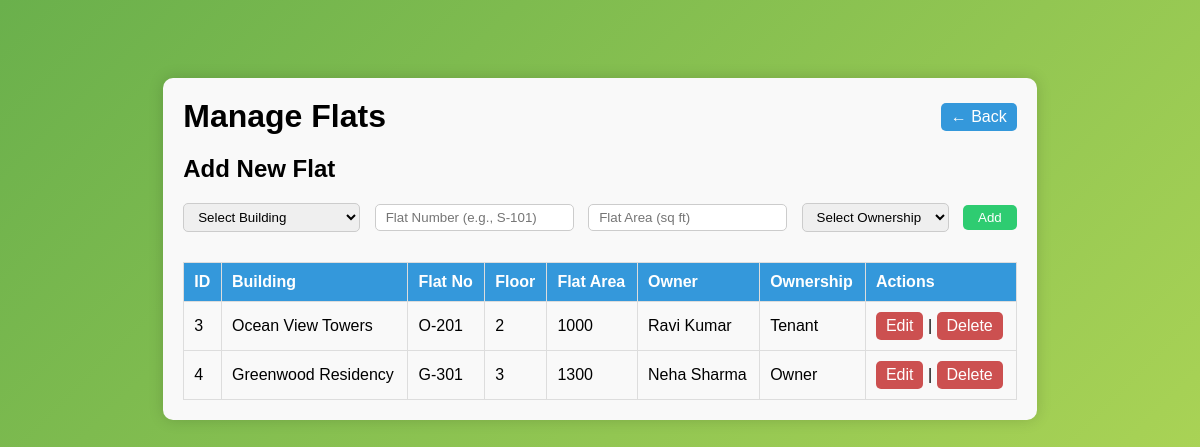
Page /users/admin/manage_flats.php (signed in) on the committed database.
### tables this page shows
CREATE TABLE IF NOT EXISTS `flat_details` (
  `flat_id` int NOT NULL AUTO_INCREMENT,
  `building_id` int DEFAULT NULL,
  `flat_no` varchar(10) NOT NULL,
  `flat_area` float DEFAULT NULL,
  `ownership_status` enum('Owner','Tenant') DEFAULT NULL,
  PRIMARY KEY (`flat_id`),
  UNIQUE KEY `flat_no` (`flat_no`),
  KEY `building_id` (`building_id`)
);

CREATE TABLE IF NOT EXISTS `building_table` (
  `building_id` int NOT NULL AUTO_INCREMENT,
  `building_name` varchar(100) NOT NULL,
  `address` varchar(255) NOT NULL,
  `total_flats` int NOT NULL,
  PRIMARY KEY (`building_id`)
);

CREATE TABLE IF NOT EXISTS `resident_details` (
  `resident_id` int NOT NULL AUTO_INCREMENT,
  `flat_id` int DEFAULT NULL,
  `name` varchar(100) DEFAULT NULL,
  `phone_no` varchar(15) DEFAULT NULL,
  `email` varchar(100) DEFAULT NULL,
  `username` varchar(50) DEFAULT NULL,
  `password` varchar(255) DEFAULT NULL,
  `role` enum('Admin','Supervisor','Resident') DEFAULT NULL,
  PRIMARY KEY (`resident_id`),
  KEY `flat_id` (`flat_id`)
);

### users/admin/manage_flats.php (the view, shortened to what this page needs)
<?php
require('../../utils/db_conn.php');
$edit_id = isset($_GET['edit_id']) ? (int)$_GET['edit_id'] : 0;
function get_owner($conn, $flat_id)
{
    $res = mysqli_query($conn, "SELECT name FROM resident_details WHERE flat_id='$flat_id' ORDER BY resident_id ASC LIMIT 1");
    if ($r = mysqli_fetch_assoc($res))
    {
        return $r['name'];
    }
    return '';
}
function get_floor($flat_no)
{
    if (preg_match('/\d{3,}/', $flat_no, $matches))
    {
        $num = intval($matches[0]);
        return intval(floor(($num % 1000) / 100));
    }
    return '-';
}
?>
<!DOCTYPE html>
<html lang="en">
<head>
    <link rel="stylesheet" href="../../css/style_manage_flats.css">
</head>
<body>
<div class="dashboard-container">
    <div class="header">
        <h1>Manage Flats</h1>
        <a href="admin.php" class="back-btn">← Back</a>
    </div>
    <div class="add-building">
        <h2>Add New Flat</h2>
        <form method="post" action="">
            <select name="building_id" required>
                <option value="">Select Building</option>
            </select>
            <input type="text" name="flat_no" placeholder="Flat Number (e.g., S-101)" required>
            <input type="number" name="flat_area" placeholder="Flat Area (sq ft)" required>
            <select name="ownership_status" required>
                <option value="">Select Ownership</option>
            </select>
            <button type="submit" name="add_flat">Add</button>
        </form>
    </div>
    <div class="table-container">
        <table>
            <tr>
                <th>ID</th>
                <th>Building</th>
                <th>Flat No</th>
                <th>Floor</th>
                <th>Flat Area</th>
                <th>Owner</th>
                <th>Ownership</th>
                <th>Actions</th>
            </tr>
            <?php
            $query = "SELECT f.*, b.building_name FROM flat_details f
                      LEFT JOIN building_table b ON f.building_id = b.building_id
                      WHERE f.flat_id NOT IN (1,2)
                      ORDER BY f.flat_id ASC";
            $result = mysqli_query($conn, $query);
            if (mysqli_num_rows($result) > 0)
            {
                while ($row = mysqli_fetch_assoc($result))
                {
                    $floor = get_floor($row['flat_no']);
                    $owner = get_owner($conn, $row['flat_id']);
                    if ($edit_id === (int)$row['flat_id'])
                    {
                        echo "<tr>
                            <form method='post' action=''>
                            <td>{$row['flat_id']}<input type='hidden' name='flat_id' value='{$row['flat_id']}'></td>
                            <td>
                                <select name='building_id' required>";
                                    $bldgs2 = mysqli_query($conn, "SELECT * FROM building_table ORDER BY building_name ASC");
                                    while ($b = mysqli_fetch_assoc($bldgs2))
                                    {
                                        $sel = ($b['building_id'] == $row['building_id']) ? 'selected' : '';
                                        echo "<option value='{$b['building_id']}' $sel>{$b['building_name']}</option>";
                                    }
                        echo "</select></td>
                            <td><input type='text' name='flat_no' value='".htmlspecialchars($row['flat_no'])."' required></td>
                            <td>{$floor}</td>
                            <td><input type='number' name='flat_area' value='".htmlspecialchars($row['flat_area'])."' required></td>
                            <td>{$owner}</td>
                            <td>
                                <select name='ownership_status' required>
                                    <option value='Owner' ".($row['ownership_status']=='Owner'?'selected':'').">Owner</option>
                                    <option value='Tenant' ".($row['ownership_status']=='Tenant'?'selected':'').">Tenant</option>
                                </select>
                            </td>
                            <td>
                                <button type='submit' name='update_flat'>Update</button> |
                                <a href='manage_flats.php'>Cancel</a>
                            </td>
                            </form>
                        </tr>";
                    }
                    else
                    {
                        echo "<tr>
                            <td>{$row['flat_id']}</td>
                            <td>{$row['building_name']}</td>
                            <td>{$row['flat_no']}</td>
                            <td>{$floor}</td>
                            <td>{$row['flat_area']}</td>
                            <td>{$owner}</td>
                            <td>{$row['ownership_status']}</td>
                            <td>
                                <a href='manage_flats.php?edit_id={$row['flat_id']}'>Edit</a> |
                                <a href='manage_flats.php?delete_id={$row['flat_id']}' onclick=\"return confirm('Are you sure you want to delete this flat?')\">Delete</a>
                            </td>
                        </tr>";
                    }
                }
            }
            else
            {
                echo "<tr><td colspan='8'>No flats found.</td></tr>";
            }
            ?>
        </table>
    </div>
</div>
</body>
</html>

### css/style_manage_flats.css (style rules this page uses)
body { background: linear-gradient(135deg, #6ab04c, #badc58); display: flex; justify-content: center; align-items: flex-start; min-height: 100vh; padding: 40px 0; font-family: Arial, sans-serif; }
.dashboard-container { max-width: 1000px; margin: 30px auto; padding: 20px; background: #f9f9f9; border-radius: 10px; box-shadow: 0 0 15px rgba(0,0,0,0.15); }
.header { display: flex; justify-content: space-between; align-items: center; margin-bottom: 20px; }
.header h1 { margin: 0; }
.back-btn { text-decoration: none; padding: 5px 10px; background: #3498db; color: #fff; border-radius: 5px; transition: 0.2s; }
.add-building { margin-bottom: 20px; }
.add-building input, .add-building select { padding: 5px 10px; margin-right: 10px; margin-bottom: 10px; border-radius: 5px; border: 1px solid #ccc; }
.add-building button { padding: 5px 15px; background: #2ecc71; color: #fff; border: none; border-radius: 5px; cursor: pointer; transition: 0.2s; }
.table-container { overflow-x: auto; }
table { width: 100%; border-collapse: collapse; min-width: 700px; }
th, td { padding: 10px; border: 1px solid #ddd; text-align: left; }
th { background: #3498db; color: #fff; }
.table-container a, .table-container button { padding: 5px 10px; background: #cc5050; color: #fff; border: none; border-radius: 5px; cursor: pointer; transition: 0.2s; text-decoration: none; display: inline-block; }

### rows in the picture
flat_details: flat_id "3", building.building_name "Ocean View Towers", flat_no "O-201", flat_no "2", flat_area "1000", flat_id.name "Ravi Kumar", ownership_status "Tenant"
flat_details: flat_id "4", building.building_name "Greenwood Residency", flat_no "G-301", flat_no "3", flat_area "1300", flat_id.name "Neha Sharma", ownership_status "Owner"
